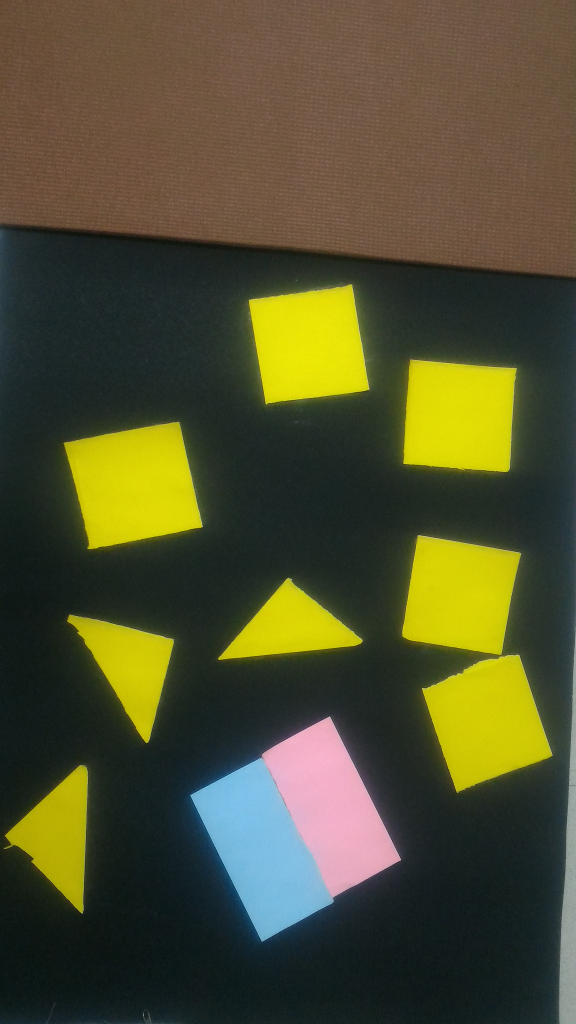
//> input picture P_20161228_221056_SRES.jpg, 2304 x 4096 px (shown at 1/4 size)
$ ./click_colour ../P_20161228_221056_SRES.jpg   (built with g++ and OpenCV 4)
//> lines starting //> are read from the running program, lines starting //| are printed output that depends on the picture
#include "opencv2/highgui/highgui.hpp"
#include "opencv2/imgproc/imgproc.hpp"
#include <iostream>
#include <stdio.h>
#include <stdlib.h>

using namespace cv;
using namespace std;

int rlow,rhigh,blow,bhigh,glow,ghigh;
Mat img;
Mat temp;

void threshcallback(int, void*)
{
	temp = Mat(img.rows,img.cols,CV_8UC3,Scalar(255,255,255));
	Mat resize_temp(img.rows/7,img.cols/7,CV_8UC3);
	Mat resize_img(img.rows/7,img.cols/7,CV_8UC3);
	for(int i=0;i<img.rows;i++)
		for(int j=0;j<img.cols;j++)
		{
			if(img.at<Vec3b>(i,j)[0]>=blow && img.at<Vec3b>(i,j)[0]<=bhigh)
			{
				if(img.at<Vec3b>(i,j)[1]>=glow && img.at<Vec3b>(i,j)[1]<=ghigh)
				{
					if(img.at<Vec3b>(i,j)[2]>=rlow && img.at<Vec3b>(i,j)[2]<=rhigh)
					{
						temp.at<Vec3b>(i,j)[0]=img.at<Vec3b>(i,j)[0];
						temp.at<Vec3b>(i,j)[1]=img.at<Vec3b>(i,j)[1];
						temp.at<Vec3b>(i,j)[2]=img.at<Vec3b>(i,j)[2];
					}
				}
			}
		}
	resize(temp,resize_temp,resize_temp.size(),0,0,CV_INTER_AREA);
	resize(img,resize_img,resize_img.size(),0,0,CV_INTER_AREA);
	imshow("Display",resize_temp);
	imshow("Display2",resize_img);

}

int main( int argc, char** argv )
{
	img=imread(argv[1]);
//> img is the input picture: 4096 rows x 2304 cols, CV_8UC3; mean B, G, R 47.7, 80, 81.2
	namedWindow("Display",WINDOW_AUTOSIZE);
	createTrackbar("r-low","Display",&rlow,255,threshcallback);
//> slider 'r-low' is set to 51
	createTrackbar("r-high","Display",&rhigh,255,threshcallback);
//> slider 'r-high' is set to 255
	createTrackbar("b-low","Display",&blow,255,threshcallback);
//> slider 'b-low' is set to 51
	createTrackbar("b-high","Display",&bhigh,255,threshcallback);
//> slider 'b-high' is set to 255
	createTrackbar("g-low","Display",&glow,255,threshcallback);
//> slider 'g-low' is set to 51
	createTrackbar("g-high","Display",&ghigh,255,threshcallback);
//> slider 'g-high' is set to 255
	threshcallback(0,0);
//> after the loop in threshcallback, `for(int i=0;i<img.rows;i++)`:
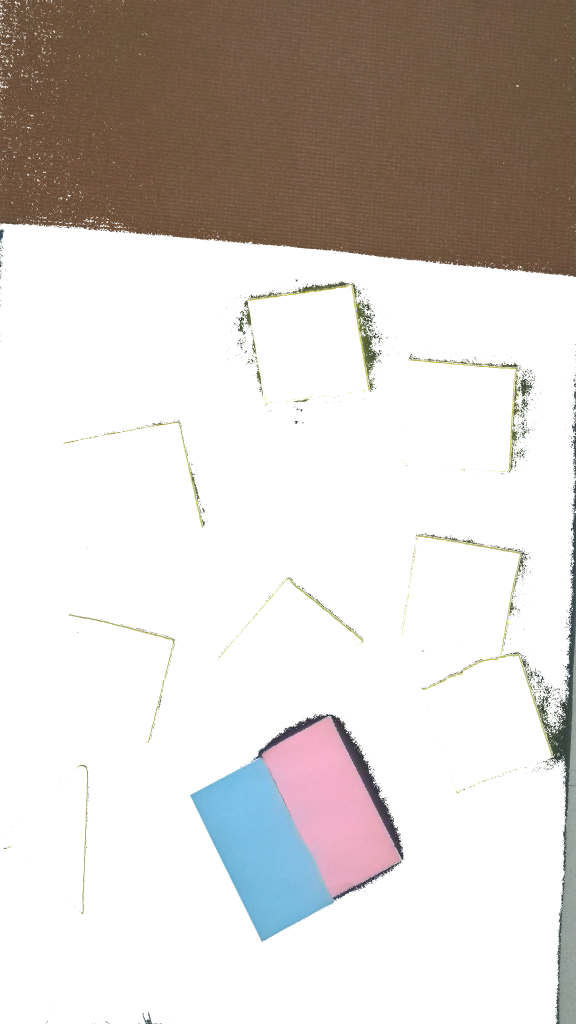
//> temp: 4096 rows x 2304 cols, CV_8UC3 (shown at 1/4 size); mean B, G, R 203.6, 207.7, 213.8
//> in threshcallback, `resize(temp,resize_temp,resize_temp.size(),0,0,CV_INTER_AREA);`:
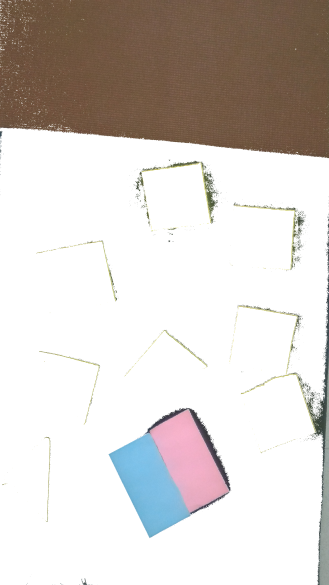
//> resize_temp: 585 rows x 329 cols, CV_8UC3; mean B, G, R 203.6, 207.7, 213.8
//> in threshcallback, `resize(img,resize_img,resize_img.size(),0,0,CV_INTER_AREA);`:
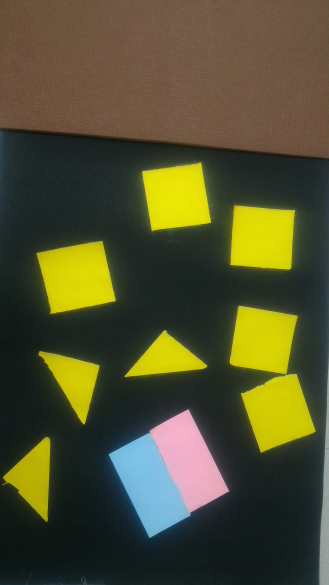
//> resize_img: 585 rows x 329 cols, CV_8UC3; mean B, G, R 47.7, 80, 81.2
	waitKey(0);
}
